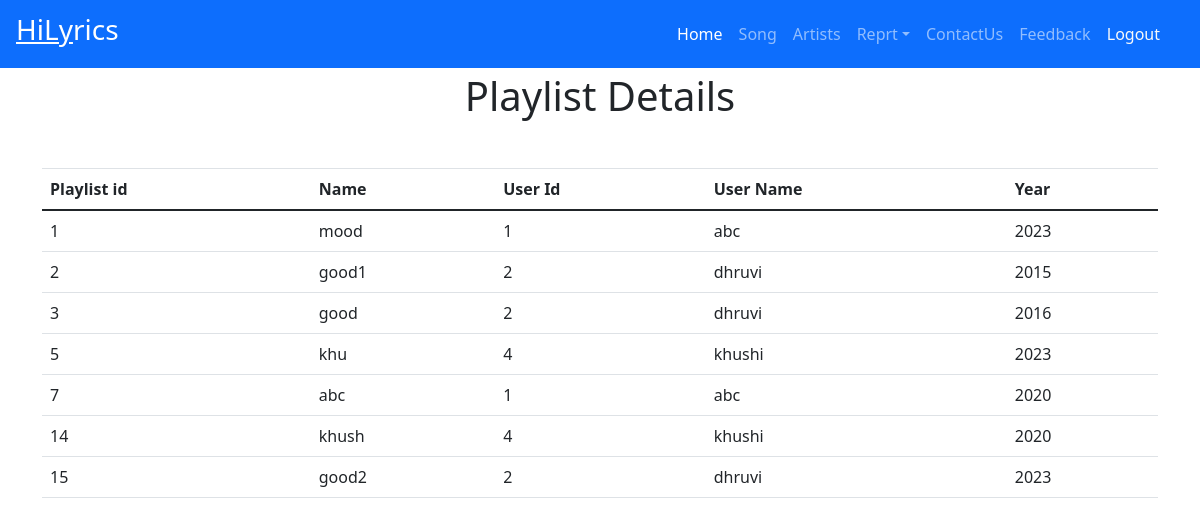
Screenshot of /admin/playlist_view.php (signed in) with the database file from the repository.
### tables this page shows
CREATE TABLE `playlist` (
  `pid` int(11) NOT NULL,
  `pnm` varchar(30) NOT NULL,
  `uid` int(11) NOT NULL,
  `year` year(4) NOT NULL
);

CREATE TABLE `user` (
  `uid` int(11) NOT NULL,
  `unm` varchar(30) NOT NULL,
  `email` varchar(30) NOT NULL,
  `pwd` varchar(30) NOT NULL,
  `mno` varchar(12) NOT NULL,
  `gender` varchar(30) NOT NULL,
  `doj` timestamp NULL DEFAULT current_timestamp() ON UPDATE current_timestamp()
);

### admin/playlist_view.php (the view, shortened to what this page needs)
<?php
include("../conn.php");
include("../head_tag.php");
include("nav.php");
       $q1="Select p.*,u.unm from user as u,playlist as p where p.uid=u.uid";
       $result=mysqli_query($conn,$q1) or die("Query Failed!!!");
       if(mysqli_num_rows($result)>0){
           echo "<div class='container'>
                    <h1 class='text-center mt-5'>Playlist Details</h1>
                    <table  class='table mt-5'>";
           echo "<thead><tr>
                   <th>Playlist id</th>
                   <th>Name</th>
                   <th>User Id</th>
                   <th>User Name</th>
                   <th>Year</th>
               </tr></thead> <tbody>";
               while($r=mysqli_fetch_array($result)){
                       echo "<tr>
                             <td>$r[0]</td>
                           <td>$r[1]</td>
                           <td>$r[2]</td>
                           <td>$r[4]</td>
                           <td>$r[3]</td>
                           </tr>";
               }
           echo " </tbody></table></div>";
       }
?>

### rows the page displays
playlist: pid "1", pnm "mood", uid "1", uid.unm "abc", year "2023"
playlist: pid "2", pnm "good1", uid "2", uid.unm "dhruvi", year "2015"
playlist: pid "3", pnm "good", uid "2", uid.unm "dhruvi", year "2016"
playlist: pid "5", pnm "khu", uid "4", uid.unm "khushi", year "2023"
playlist: pid "7", pnm "abc", uid "1", uid.unm "abc", year "2020"
playlist: pid "14", pnm "khush", uid "4", uid.unm "khushi", year "2020"
playlist: pid "15", pnm "good2", uid "2", uid.unm "dhruvi", year "2023"
